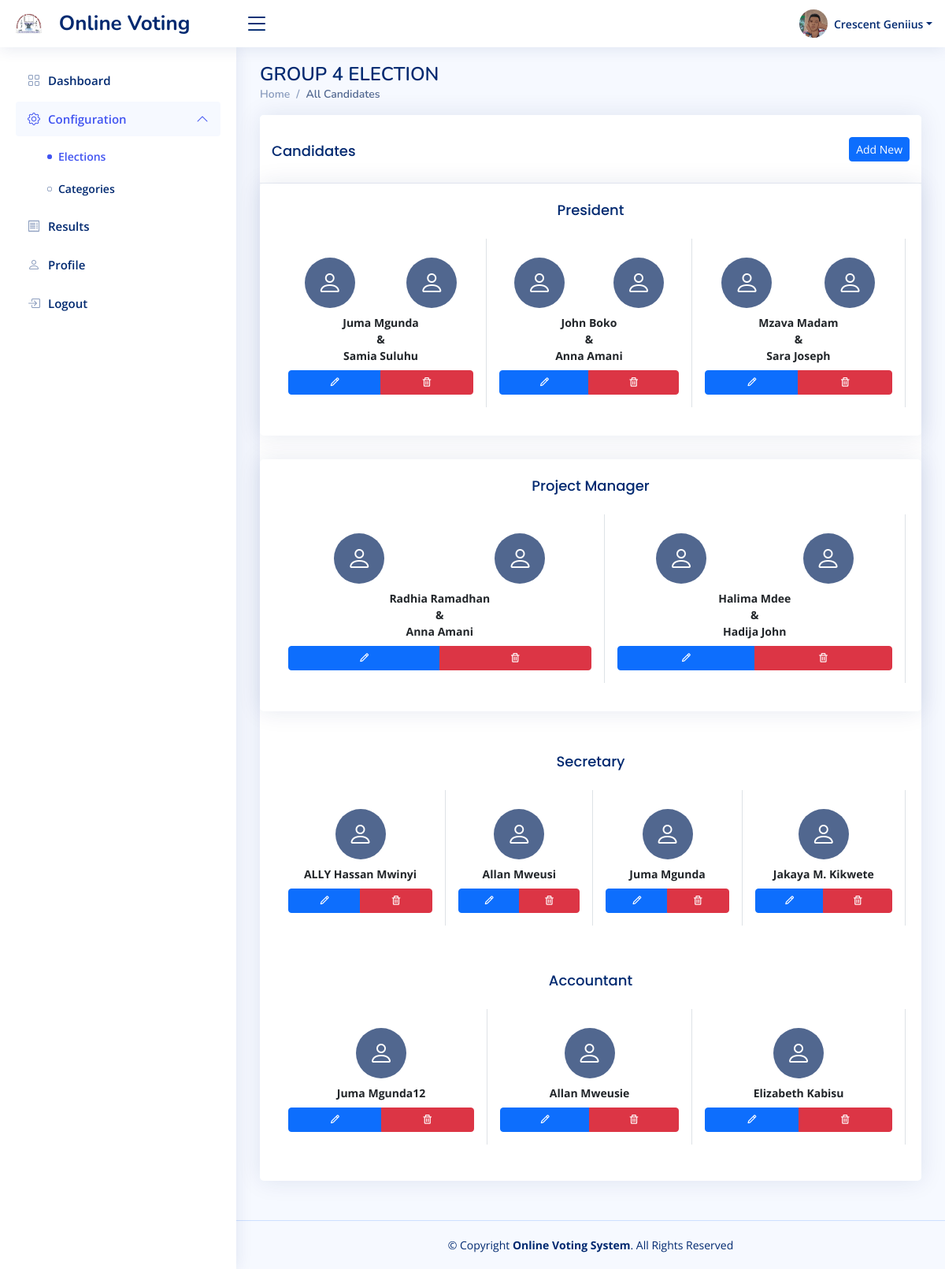
Screenshot of /index.php?page=candidates&election_id=19 (signed in) with the database file from the repository.
### tables this page shows
CREATE TABLE `users` (
  `id` int(11) NOT NULL,
  `name` varchar(255) NOT NULL,
  `username` varchar(255) NOT NULL,
  `email` varchar(255) DEFAULT NULL,
  `phone` varchar(255) DEFAULT NULL,
  `profile_picture` varchar(255) DEFAULT NULL,
  `password` varchar(255) NOT NULL,
  `type` tinyint(4) NOT NULL DEFAULT 1,
  `updated_by` int(11) DEFAULT NULL,
  `created_at` timestamp NOT NULL DEFAULT current_timestamp(),
  `updated_at` timestamp NULL DEFAULT NULL ON UPDATE current_timestamp()
);

CREATE TABLE `election` (
  `id` int(11) NOT NULL,
  `title` varchar(255) NOT NULL,
  `year` varchar(255) NOT NULL,
  `voters` varchar(255) NOT NULL,
  `starttime` timestamp NULL DEFAULT NULL,
  `endtime` timestamp NULL DEFAULT NULL,
  `description` varchar(255) DEFAULT NULL,
  `status` tinyint(1) NOT NULL DEFAULT 0 COMMENT '0 - Is not active, 1 - Is Active',
  `can_vote` tinyint(4) DEFAULT NULL,
  `report_path` varchar(255) DEFAULT NULL,
  `added_by` int(11) DEFAULT NULL,
  `updated_by` int(11) DEFAULT NULL,
  `created_at` timestamp NOT NULL DEFAULT current_timestamp(),
  `updated_at` timestamp NULL DEFAULT NULL ON UPDATE current_timestamp()
);

CREATE TABLE `candidates` (
  `id` int(11) NOT NULL,
  `election_id` int(11) NOT NULL,
  `category_id` int(11) NOT NULL,
  `name` varchar(255) NOT NULL,
  `candidate_year` int(11) NOT NULL,
  `candidate_photo` varchar(255) DEFAULT NULL,
  `fellow_candidate_name` varchar(255) DEFAULT NULL,
  `fellow_candidate_year` int(11) DEFAULT NULL,
  `fellow_candidate_photo` varchar(255) DEFAULT NULL,
  `added_by` int(11) DEFAULT NULL,
  `updated_by` int(11) DEFAULT NULL,
  `created_at` timestamp NOT NULL DEFAULT current_timestamp() ON UPDATE current_timestamp(),
  `updated_at` timestamp NULL DEFAULT NULL ON UPDATE current_timestamp()
);

CREATE TABLE `categories` (
  `id` int(11) NOT NULL,
  `election_id` int(11) NOT NULL,
  `name` varchar(255) NOT NULL,
  `added_by` int(11) DEFAULT NULL,
  `updated_by` int(11) DEFAULT NULL,
  `created_at` timestamp NOT NULL DEFAULT current_timestamp(),
  `updated_at` timestamp NULL DEFAULT NULL ON UPDATE current_timestamp()
);

### candidates.php (the view, shortened to what this page needs)
<?php
include 'config/dbconnection.php';
if (isset($_GET['election_id']) && is_numeric($_GET['election_id'])) {
    $election_id = $_GET['election_id'];
} else {
    echo '<script>window.history.back();</script>';
    exit;
}
$election = $conn->prepare("SELECT title AS election_name FROM election WHERE id = ?");
$election->bind_param('i', $election_id);
$election->execute();
$title = $election->get_result()->fetch_assoc();
$election_title = $title['election_name'];
$stmt = $conn->prepare("
    SELECT c.*, cat.name AS category_name
    FROM candidates c
    JOIN categories cat ON c.category_id = cat.id
    WHERE c.election_id = ?
");
$stmt->bind_param('i', $election_id);
$stmt->execute();
$result = $stmt->get_result();
?>
<div class="pagetitle">
    <h1><?php echo $election_title; ?></h1>
    <nav>
        <ol class="breadcrumb">
            <li class="breadcrumb-item"><a href="#">Home</a></li>
            <li class="breadcrumb-item active">All Candidates</li>
        </ol>
    </nav>
</div>
<section class="section dashboard">
    <div class="card info-card candidates-card">
        <div class="card-header d-flex align-items-center justify-content-between">
            <h5 class="card-title m-0">Candidates</h5>
            <a href="#" class="btn btn-primary btn-sm add-candidate" data-bs-toggle="modal" data-bs-target="#addCandidate" data-id="<?php echo $election_id; ?>">Add New</a>
        </div>
        <?php
        $categories = [];
        foreach ($result as $key => $value) {
            if (!empty($value['fellow_candidate_name'])) {
                if (!isset($categories[$value['category_id']])) {
                    $categories[$value['category_id']] = [
                        'category_name' => $value['category_name'],
                        'candidates' => [],
                    ];
                }
                $categories[$value['category_id']]['candidates'][] = $value;
            }
        }
        ?>
        <?php foreach ($categories as $category_id => $category) { ?>
            <div class="card">
                <div class="card-title text-center"><?php echo $category['category_name']; ?></div>
                <div class="card-body table-responsive">
                    <table class="table table-borderless text-nowrap">
                        <tbody>
                            <tr class="d-flex align-items-center">
                                <?php foreach ($category['candidates'] as $value) { ?>
                                    <td class="border-end d-flex justify-content-center px-3">
                                        <div class="row pt-3 pb-2">
                                        <?php if ($value['candidate_photo']) { ?>
                                            <div class="col-6 d-flex flex-column align-items-center justify-content-center">
                                                <div class="card-icon rounded-circle d-flex align-items-center justify-content-center">
                                                    <img class="card-icon rounded-circle" src="assets/img/profile/candidate/<?php echo $value['candidate_photo']; ?>" alt="Candidate Photo">
                                                </div>
                                            </div>
                                        <?php } else { ?>
                                            <div class="col-6 d-flex flex-column align-items-center justify-content-center">
                                                <div class="card-icon rounded-circle d-flex align-items-center justify-content-center">
                                                    <i class="bi bi-person"></i>
                                                </div>
                                            </div>
                                        <?php } if ($value['fellow_candidate_photo']) { ?>
                                            <div class="col-6 d-flex flex-column align-items-center justify-content-center">
                                                <div class="card-icon rounded-circle d-flex align-items-center justify-content-center">
                                                    <img class="card-icon rounded-circle" src="assets/img/profile/candidate/<?php echo $value['fellow_candidate_photo']; ?>" alt="Candidate Photo">
                                                </div>
                                            </div>
                                        <?php } else { ?>
                                            <div class="col-6 d-flex flex-column align-items-center justify-content-center">
                                                <div class="card-icon rounded-circle d-flex align-items-center justify-content-center">
                                                    <i class="bi bi-person"></i>
                                                </div>
                                            </div>
                                        <?php } ?>
                                            <span class="small small-text pt-2 text-nowrap text-center fw-bold"><?php echo $value['name']; ?><br>&<br><?php echo $value['fellow_candidate_name']; ?></span>
                                            <div class="btn-group pt-2">
                                                <button type="button" class="btn btn-primary btn-sm edit-candidate" data-bs-toggle="modal" data-bs-target="#editCandidate" data-id="<?php echo $value['id']; ?>" data-name="<?php echo $value['name']; ?>"><i class="bx bx-pencil"></i></button>
                                                <button type="button" class="btn btn-danger btn-sm delete-candidate" data-id="<?php echo $value['id']; ?>" data-name="<?php echo $value['name']; ?>" data-category="<?php echo $value['category_name']; ?>"><i class="bx bx-trash"></i></button>
                                            </div>
                                        </div>
                                    </td>
                                <?php } ?>
                            </tr>
                        </tbody>
                    </table>
                </div>
            </div>
        <?php } ?>
        <?php
        $previous_category = null;
        foreach ($result as $key => $value) {
            if (empty($value['fellow_candidate_name'])) {
                if ($value['category_name'] !== $previous_category) {
                    if ($previous_category !== null) {
                        echo '</tr></tbody></table></div>';
                    }
                    echo '<div class="card-title text-center">' . $value['category_name'] . '</div>
                        <div class="card-body table-responsive">
                        <table class="table table-borderless text-nowrap">
                        <tbody>
                        <tr class="d-flex align-items-center">';
                    $previous_category = $value['category_name'];
                }
        ?>
                <td class="border-end d-flex justify-content-center px-3">
                    <div class="pt-3 pb-2 row">
                    <?php if ($value['candidate_photo']) { ?>
                        <div class="d-flex flex-column align-items-center justify-content-center">
                            <div class="card-icon rounded-circle d-flex align-items-center justify-content-center">
                                <img class="card-icon rounded-circle" src="assets/img/profile/candidate/<?php echo $value['candidate_photo']; ?>" alt="Candidate Photo">
                            </div>
                        </div>
                    <?php } else { ?>
                        <div class="d-flex flex-column align-items-center justify-content-center">
                            <div class="card-icon rounded-circle d-flex align-items-center justify-content-center">
                                <i class="bi bi-person"></i>
                            </div>
                        </div>
                    <?php } ?>
                        <span class="small small-text pt-2 text-nowrap text-center fw-bold"><?php echo $value['name']; ?></span>
                        <div class="btn-group pt-2">
                            <button type="button" class="btn btn-primary btn-sm edit-candidate" data-bs-toggle="modal" data-bs-target="#editCandidate" data-id="<?php echo $value['id']; ?>" data-name="<?php echo $value['name']; ?>"><i class="bx bx-pencil"></i></button>
                            <button type="button" class="btn btn-danger btn-sm delete-candidate" data-id="<?php echo $value['id']; ?>" data-name="<?php echo $value['name']; ?>" data-category="<?php echo $value['category_name']; ?>"><i class="bx bx-trash"></i></button>
                        </div>
                    </div>
                </td>
        <?php
            }
        }
        if ($previous_category !== null) {
            echo '</tr></tbody></table></div>';
        }
        ?>
    </div>
</section>

### includes/header.php (shortened to what this page needs)
<?php
include 'config/dbconnection.php';
$userId = $_SESSION['login_id'];
$stmt = $conn->prepare("SELECT * FROM users WHERE id = ?");
$stmt->bind_param('i', $userId);
$stmt->execute();
$row = $stmt->get_result()->fetch_assoc();
?>
<header id="header hide" class="header fixed-top d-flex align-items-center">
  <div class="d-flex align-items-center justify-content-between">
    <a href="index.php" class="logo d-flex align-items-center">
      <img src="assets/img/logo.jpg" class="d-md-nones" alt="">
      <span class="d-none d-lg-block ps-3">Online Voting</span>
    </a>
    <i class="bi bi-list toggle-sidebar-btn"></i>
  </div>
  <nav class="header-nav ms-auto">
    <ul class="d-flex align-items-center">
      <li class="nav-item dropdown pe-3">
        <a class="nav-link nav-profile d-flex align-items-center pe-0" href="#" data-bs-toggle="dropdown">
          <?php
          if ($row['profile_picture']) {
            $profile_picture = $row['profile_picture'];
            $profile_picture_path = 'assets/img/profile/users/' . $profile_picture;
            if (file_exists($profile_picture_path)) {
              echo '<img src="' . $profile_picture_path . '" alt="Profile Picture" class="rounded-circle">';
            }
          } else { ?>
            <img src="assets/img/user.png" alt="Profile" class="rounded-circle">
          <?php } ?>
          <span class="d-none d-md-block dropdown-toggle ps-2"><?php echo $row['name'] ?></span>
        </a>
      </li>
    </ul>
  </nav>
</header>

### assets/css/style.css (style rules this page uses)
:root { scroll-behavior: smooth; }
body { font-family: "Open Sans", sans-serif; background: #f6f9ff; color: #444444; }
a { color: #4154f1; text-decoration: none; }
h1, h2, h3, h4, h5, h6 { font-family: "Nunito", sans-serif; }
.pagetitle { margin-bottom: 10px; }
.pagetitle h1 { font-size: 24px; margin-bottom: 0; font-weight: 600; color: #012970; }
.card { margin-bottom: 30px; border: none; border-radius: 5px; box-shadow: 0px 0 30px rgba(1, 41, 112, 0.1); }
.card-header, .card-footer { border-color: #ebeef4; background-color: #fff; color: #798eb3; padding: 15px; }
.card-title { padding: 20px 0 15px 0; font-size: 18px; font-weight: 500; color: #012970; font-family: "Poppins", sans-serif; }
.card-body { padding: 0 20px 20px 20px; }
.breadcrumb { font-size: 14px; font-family: "Nunito", sans-serif; color: #899bbd; font-weight: 600; }
.breadcrumb a { color: #899bbd; transition: 0.3s; }
.breadcrumb .breadcrumb-item::before { color: #899bbd; }
.breadcrumb .active { color: #51678f; font-weight: 600; }
.logo { line-height: 1; }
@media (min-width: 1200px) { .logo { width: 280px; } }
.logo img { max-height: 26px; margin-right: 6px; }
.logo span { font-size: 26px; font-weight: 700; color: #012970; font-family: "Nunito", sans-serif; }
.header { transition: all 0.5s; z-index: 997; height: 60px; box-shadow: 0px 2px 20px rgba(1, 41, 112, 0.1); background-color: #fff; padding-left: 20px; }
.header .toggle-sidebar-btn { font-size: 32px; padding-left: 10px; cursor: pointer; color: #012970; }
.header-nav ul { list-style: none; }
.header-nav>ul { margin: 0; padding: 0; }
.header-nav .nav-profile { color: #012970; }
.header-nav .nav-profile img { max-height: 36px; }
.header-nav .nav-profile span { font-size: 14px; font-weight: 600; }
.dashboard .info-card { padding-bottom: 10px; }
.dashboard .card-icon { font-size: 32px; line-height: 0; width: 64px; height: 64px; flex-shrink: 0; flex-grow: 0; }
.dashboard .candidates-card .card-icon { color: #fff; background: #51678f; }

### rows the page displays
users: profile_picture (picture), name "Crescent Geniius"
election: title "GROUP 4 ELECTION"
candidates: name "Juma Mgunda", fellow_candidate_name "Samia Suluhu"
candidates: name "John Boko", fellow_candidate_name "Anna Amani"
candidates: name "Mzava Madam", fellow_candidate_name "Sara Joseph"
candidates: name "Radhia Ramadhan", fellow_candidate_name "Anna Amani"
candidates: name "Halima Mdee", fellow_candidate_name "Hadija John"
candidates: category.name "Secretary", name "ALLY Hassan Mwinyi"
candidates: name "Allan Mweusi"
candidates: name "Juma Mgunda"
candidates: name "Jakaya M. Kikwete"
candidates: category.name "Accountant", name "Juma Mgunda12"
candidates: name "Allan Mweusie"
candidates: name "Elizabeth Kabisu"

### other values shown
$category['category_name'] "President"
$category['category_name'] "Project Manager"
